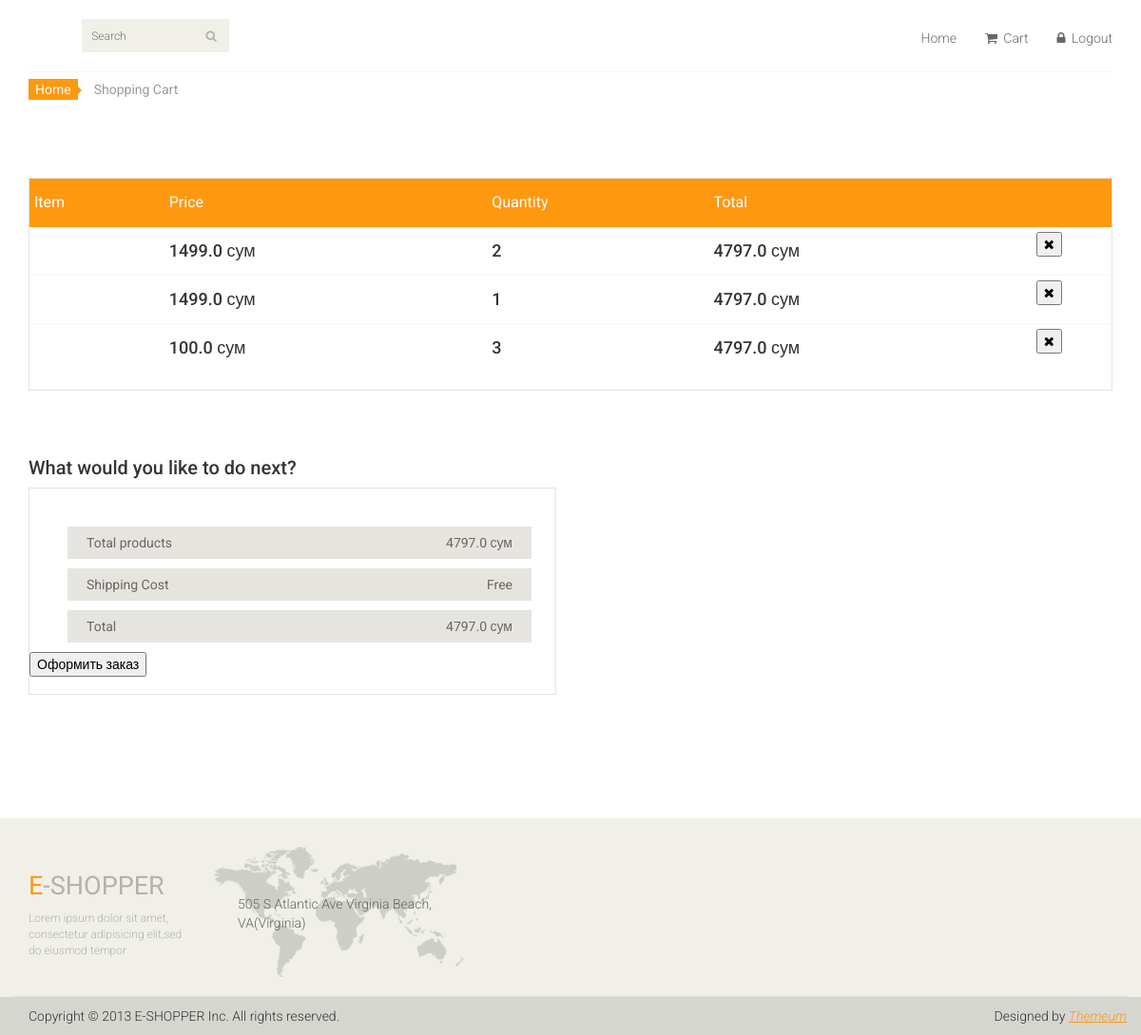
Before: /cart (signed in) with the older database file.
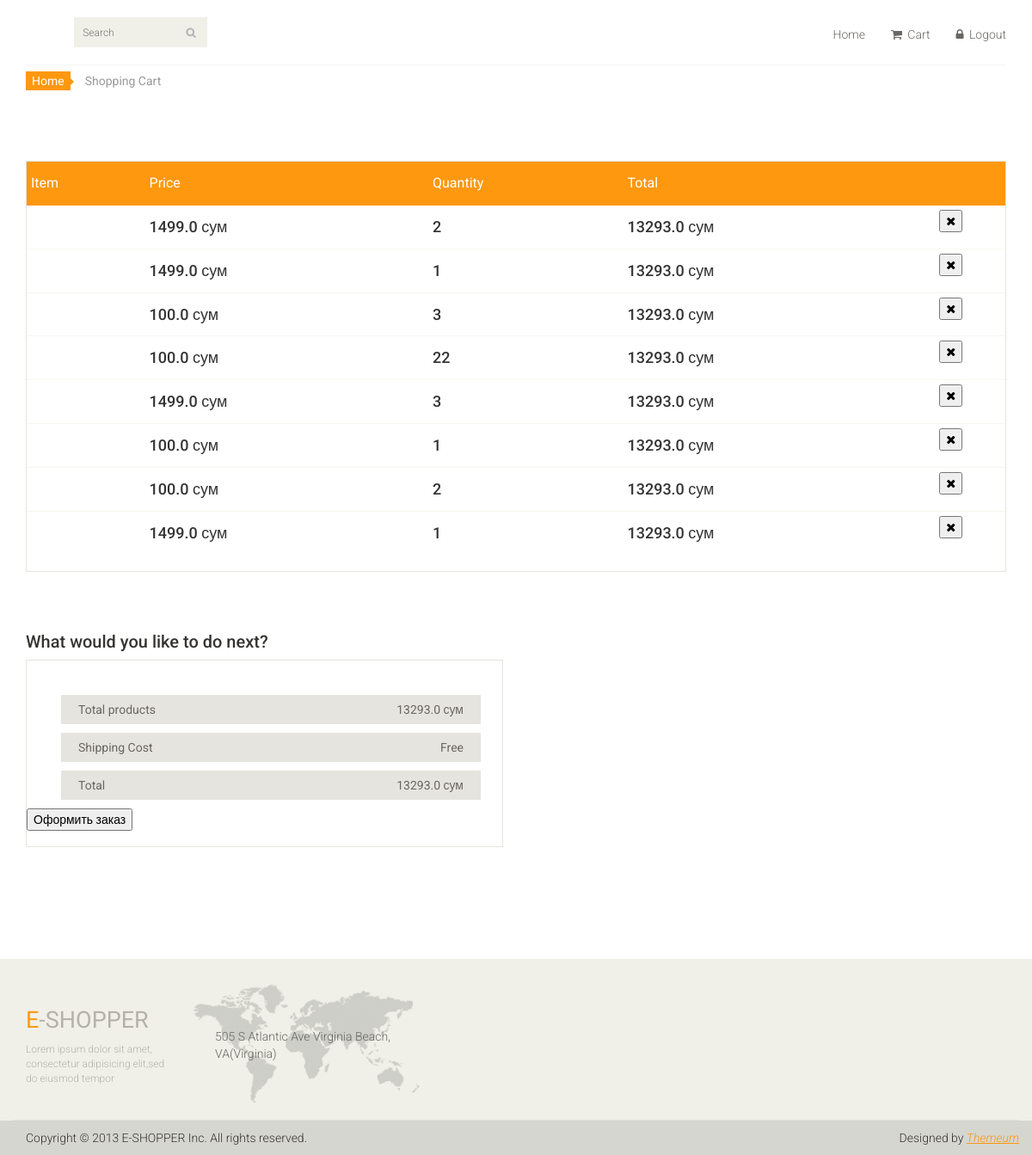
After: the same page with the newer database file.
### main_page/models.py (models this page shows, shortened)
class Cart(models.Model):
    user_id = models.IntegerField()
    user_product = models.ForeignKey(Product, on_delete=models.CASCADE)
    user_product_quantity = models.PositiveSmallIntegerField(default=1)
    total_for_product = models.FloatField()
    reg_date = models.DateTimeField(auto_now_add=True)

class Product(models.Model):
    product_name = models.CharField(max_length=125)
    product_count = models.IntegerField()
    product_price = models.FloatField()
    product_photo = models.ImageField(upload_to='media/')
    product_des = models.TextField()
    product_category = models.ForeignKey(Category, on_delete=models.CASCADE)
    reg_date = models.DateTimeField(auto_now_add=True)

### main_page/views.py (the view)
# urls.py: path('cart', views.get_user_cart),
def get_user_cart(request, ):
    user_cart = models.Cart.objects.filter(user_id=request.user.id)
    total = sum([i.total_for_product for i in user_cart])
    context = {'cart': user_cart,
               'total': total}
    return render(request, 'user_cart.html',  context)

### main_page/templates/user_cart.html (shortened to what this page needs)
{% extends 'index.html' %}
{% block content %}
	<section id="cart_items">
		<div class="container">
			<div class="breadcrumbs">
				<ol class="breadcrumb">
				  <li><a href="/">Home</a></li>
				  <li class="active">Shopping Cart</li>
				</ol>
			</div>
			<div class="table-responsive cart_info">
				<table class="table table-condensed">
					<thead>
						<tr class="cart_menu">
							<td class="description">Item</td>
							<td class="price">Price</td>
							<td class="quantity">Quantity</td>
							<td class="total">Total</td>
							<td></td>
						</tr>
					</thead>
					<tbody>
					{% for i in cart %}
						<tr>
							<td class="cart_description">
							</td>
							<td class="cart_price">
								<h4>{{ i.user_product.product_price }} сум</h4>
							</td>
							<td class="cart_quantity">
								<h4>{{ i.user_product_quantity }}</h4>
							</td>
							<td class="cart_total">
								<h4>{{ total }} сум</h4>
							</td>
							<td class="cart_delete">
								<form action="/del_item/{{ i.product.id }}" method="post">
									<button><i class="fa fa-times"></i></button>
								</form>
							</td>
						</tr>
					{% endfor %}
					</tbody>
				</table>
			</div>
		</div>
	</section>
	<section id="do_action">
		<div class="container">
			<div class="heading">
				<h3>What would you like to do next?</h3>
			</div>
			<div class="row">
				<div class="col-sm-6">
					<div class="total_area">
						<ul>
							<li>Total products <span>{{ total }} сум</span></li>
							<li>Shipping Cost <span>Free</span></li>
							<li>Total <span>{{ total }} сум</span></li>
						</ul>
							<form method="POST" action="/order">
								<button>Оформить заказ</button>
							</form>
					</div>
				</div>
			</div>
		</div>
	</section>
{% endblock content %}

### main_page/templates/index.html (shortened to what this page needs)
{% load static %}
<!DOCTYPE html>
<html lang="en">
<head>
    <link href="{% static 'css/bootstrap.min.css' %}" rel="stylesheet">
    <link href="{% static 'css/font-awesome.min.css' %}" rel="stylesheet">
    <link href="{% static 'css/prettyPhoto.css' %}" rel="stylesheet">
    <link href="{% static 'css/price-range.css' %}" rel="stylesheet">
    <link href="{% static 'css/animate.css' %}" rel="stylesheet">
	<link href="{% static 'css/main.css' %}" rel="stylesheet">
	<link href="{% static 'css/responsive.css' %}" rel="stylesheet">
</head>
<body>
	<header id="header">
		<div class="header-middle">
			<div class="container">
				<div class="row">
					<div class="col-sm-4">
						<div class="btn-group pull-right">
							<div class="col-sm-3">
								<div class="search_box pull-right">
									<form method="POST">
										  <input type="text" placeholder="Search" name="search_product" />
									</form>
								</div>
							</div>
						</div>
					</div>
					<div class="col-sm-8">
						<div class="shop-menu pull-right">
							<ul class="nav navbar-nav">
								{% if user.is_authenticated %}
									<li><a href="/">Home</a></li>
									<li><a href="/cart"><i class="fa fa-shopping-cart"></i> Cart</a></li>
									<li><a href="/accounts/logout/"><i class="fa fa-lock"></i> Logout</a></li>
								{% else %}
									<li><a href="/accounts/login/"><i class="fa fa-lock"></i> Login</a></li>
								{% endif %}
							</ul>
						</div>
					</div>
				</div>
			</div>
		</div>
	</header>
	{% block content %}{% endblock content %}
	<footer id="footer">
		<div class="footer-top">
			<div class="container">
				<div class="row">
					<div class="col-sm-2">
						<div class="companyinfo">
							<h2><span>e</span>-shopper</h2>
							<p>Lorem ipsum dolor sit amet, consectetur adipisicing elit,sed do eiusmod tempor</p>
						</div>
					</div>
					<div class="col-sm-3">
						<div class="address">
							<img src="images/home/map.png" alt="" />
							<p>505 S Atlantic Ave Virginia Beach, VA(Virginia)</p>
						</div>
					</div>
				</div>
			</div>
		</div>
		<div class="footer-bottom">
			<div class="container">
				<div class="row">
					<p class="pull-left">Copyright © 2013 E-SHOPPER Inc. All rights reserved.</p>
					<p class="pull-right">Designed by <span><a target="_blank" href="http://www.themeum.com">Themeum</a></span></p>
				</div>
			</div>
		</div>
	</footer>
</body>
</html>

### main_page/static/css/main.css (style rules this page uses)
body { font-family: 'Roboto', sans-serif; background:; position: relative; font-weight:400px; }
ul li { list-style: none; }
a { -webkit-transition: 300ms; -moz-transition: 300ms; -o-transition: 300ms; transition: 300ms; }
h1, h2, h3, h4, h5, h6 { font-family: 'Roboto', sans-serif; }
.header-middle .container .row { border-bottom: 1px solid #f5f5f5; margin-left: 0; margin-right: 0; padding-bottom: 20px; padding-top: 20px; }
.header-middle .container .row .col-sm-4 { padding-left: 0; }
.header-middle .container .row .col-sm-8 { padding-right:0; }
.shop-menu ul li { display:inline-block; padding-left: 15px; padding-right: 15px; }
.shop-menu ul li:last-child { padding-right: 0; }
.shop-menu ul li a { background: #FFFFFF; color: #696763; font-family: 'Roboto', sans-serif; font-size: 14px; font-weight: 300; padding:0; padding-right: 0; margin-top: 10px; }
.shop-menu ul li a i { margin-right:3px; }
.search_box input { background: #F0F0E9; border: medium none; color: #B2B2B2; font-family: 'roboto'; font-size: 12px; font-weight: 300; height: 35px; outline: medium none; padding-left: 10px; width: 155px; background-image: url(../images/home/searchicon.png); background-repeat: no-repeat; background-position: 130px; }
#footer { background: #F0F0E9; }
.footer-top .container { border-bottom: 1px solid #E0E0DA; padding-bottom: 20px; }
.companyinfo { margin-top: 57px; }
.companyinfo h2 { color: #B4B1AB; font-family: abel; font-size: 27px; text-transform: uppercase; }
.companyinfo h2 span { color:#FE980F; }
.companyinfo p { color: #B3B3AD; font-family: 'Roboto', sans-serif; font-size: 12px; font-weight: 300; }
.footer-top .col-sm-3 { overflow: hidden; }
.address { margin-top: 30px; position: relative; overflow: hidden; }
.address img { width:100%; }
.address p { color: #666663; font-family: 'Roboto', sans-serif; font-size: 14px; font-weight: 300; left: 25px; position: absolute; top: 50px; }
.footer-bottom { background: #D6D6D0; padding-top: 10px; }
.footer-bottom p { color: #363432; font-family: 'Roboto', sans-serif; font-weight: 300; margin-left: 15px; }
.footer-bottom p span a { color: #FE980F; font-style: italic; text-decoration: underline; }
#do_action { margin-bottom: 50px; }
.breadcrumbs { position: relative; }
.breadcrumbs .breadcrumb { background:transparent; margin-bottom: 75px; padding-left: 0; }
.breadcrumbs .breadcrumb li a { background:#FE980F; color: #FFFFFF; padding: 3px 7px; }
.breadcrumbs .breadcrumb li a:after { content:""; height:auto; width: auto; border-width: 8px; border-style: solid; border-color:transparent transparent transparent #FE980F; position: absolute; top: 11px; left:48px; }
.breadcrumbs .breadcrumb > li + li:before { content: " "; }
#cart_items .cart_info { border: 1px solid #E6E4DF; margin-bottom: 50px }
#cart_items .cart_info .cart_menu { background: #FE980F; color: #fff; font-size: 16px; font-family: 'Roboto', sans-serif; font-weight: normal; }
#cart_items .cart_info .table.table-condensed thead tr { height: 51px; }
#cart_items .cart_info .table.table-condensed tr { border-bottom: 1px solid#F7F7F0 }
#cart_items .cart_info .table.table-condensed tr:last-child { border-bottom: 0 }
.cart_info table tr td { border-top: 0 none; vertical-align: inherit; }
.cart_delete { display: block; margin-right: -12px; overflow: hidden; }
.heading h3 { color: #363432; font-size: 20px; font-family: 'Roboto', sans-serif; }
#do_action .total_area { padding-bottom: 18px !important; }
#do_action .total_area, #do_action .chose_area { border: 1px solid #E6E4DF; color: #696763; padding: 30px 25px 30px 0; margin-bottom: 80px; }
.total_area span { float: right; }
.total_area ul li { background:#E6E4DF; color: #696763; margin-top: 10px; padding: 7px 20px; }

Changed rows visible on the page:
computed for Cart (number 1 of 8 on the later page): total "4797.0" → "13293.0"
computed for Cart (number 2 of 8 on the later page): total "4797.0" → "13293.0"
computed for Cart (number 3 of 8 on the later page): total "4797.0" → "13293.0"
added Cart: user_product.product_price "100.0", user_product_quantity "22", total "13293.0"
added Cart: user_product.product_price "1499.0", user_product_quantity "3", total "13293.0"
added Cart: user_product.product_price "100.0", user_product_quantity "1", total "13293.0"
added Cart: user_product.product_price "100.0", user_product_quantity "2", total "13293.0"
added Cart: user_product.product_price "1499.0", user_product_quantity "1", total "13293.0"
Other visible differences:
{{ total }}: "4797.0" → "13293.0"
